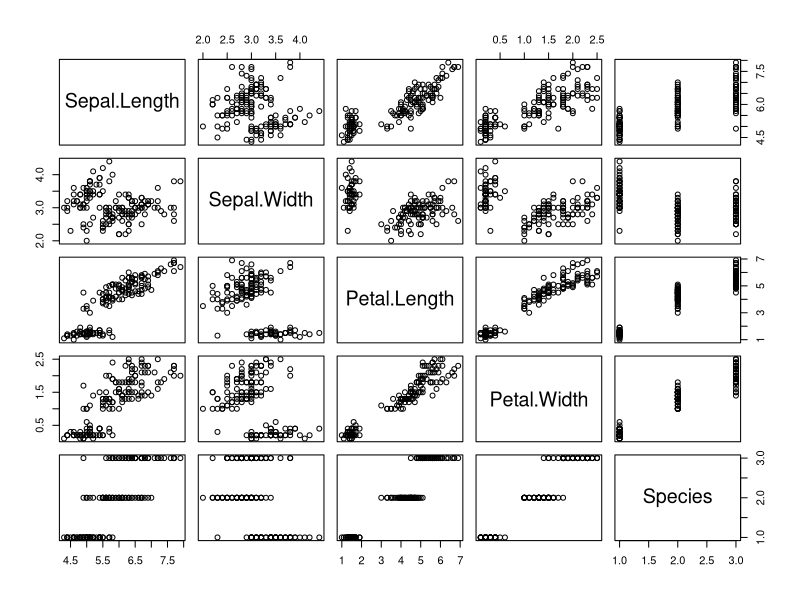
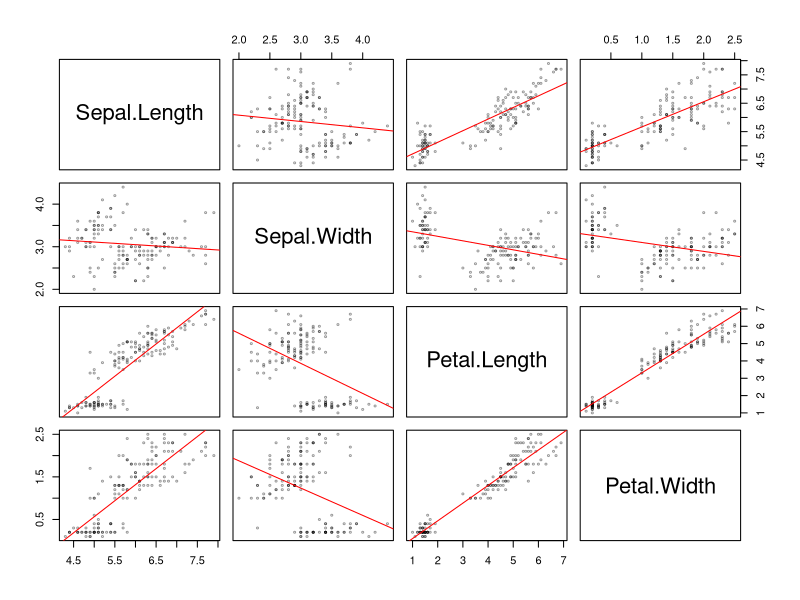
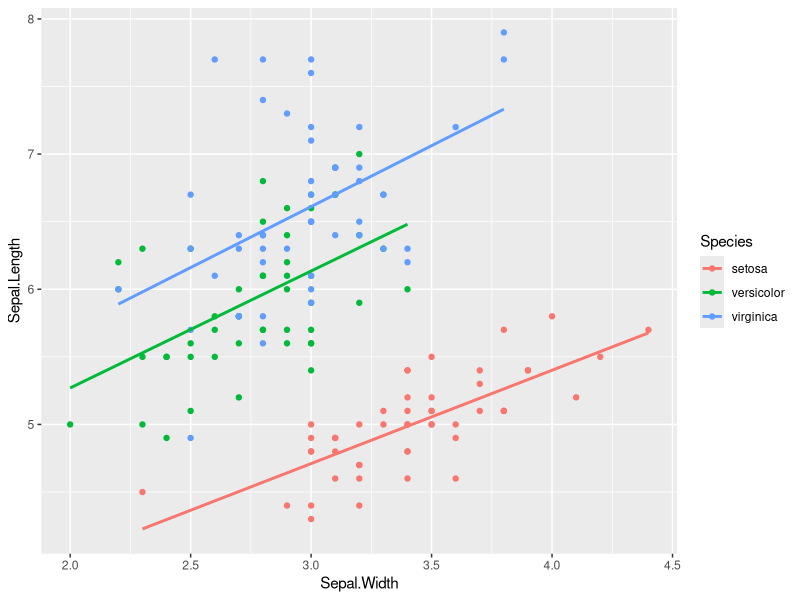

Here is the R script that generated these plots, in order:
## ---- chunk 1
head(iris)
## ---- chunk 2
dim(iris)
## ---- chunk 3
str(iris)
## ---- chunk 4
summary(iris)
## ---- chunk 5
pairs(iris)
## ---- chunk 6
pairs(iris[1:4], panel = function(x, y, ...){
  points(x,y, col = rgb(0,0,0,0.4), cex = 0.4)
  abline(lm(y~x), col = 'red')
})
## ---- chunk 7
library(ggplot2, quietly = T)
ggplot(iris, aes(Sepal.Width, Sepal.Length, colour = Species)) +
  geom_point() +
  geom_smooth(method = lm, se=F)
